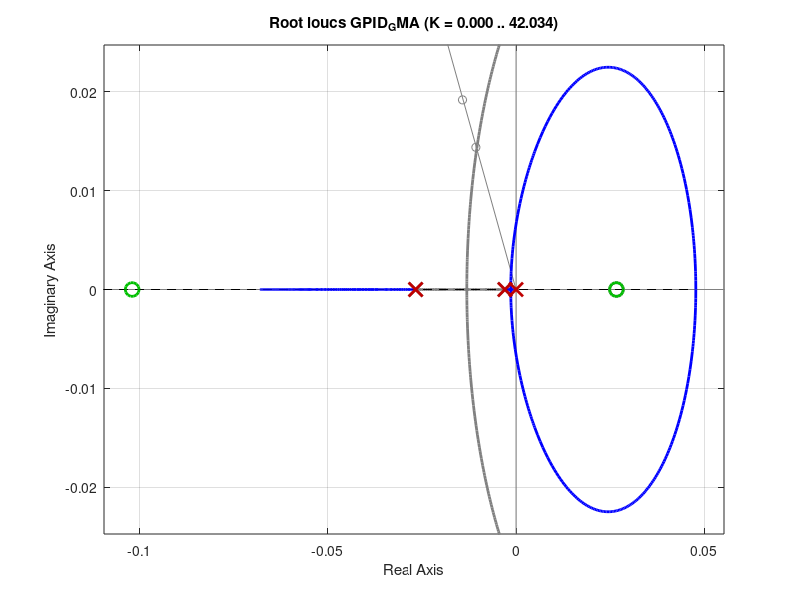
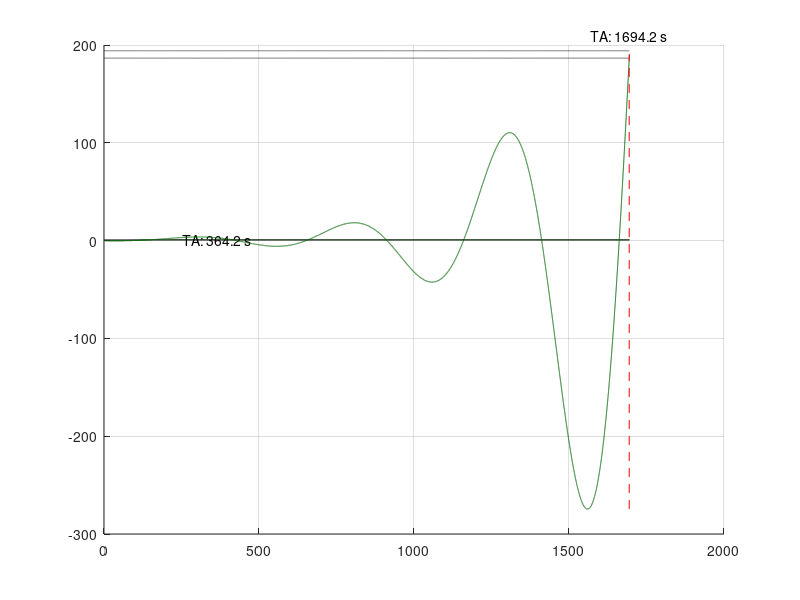
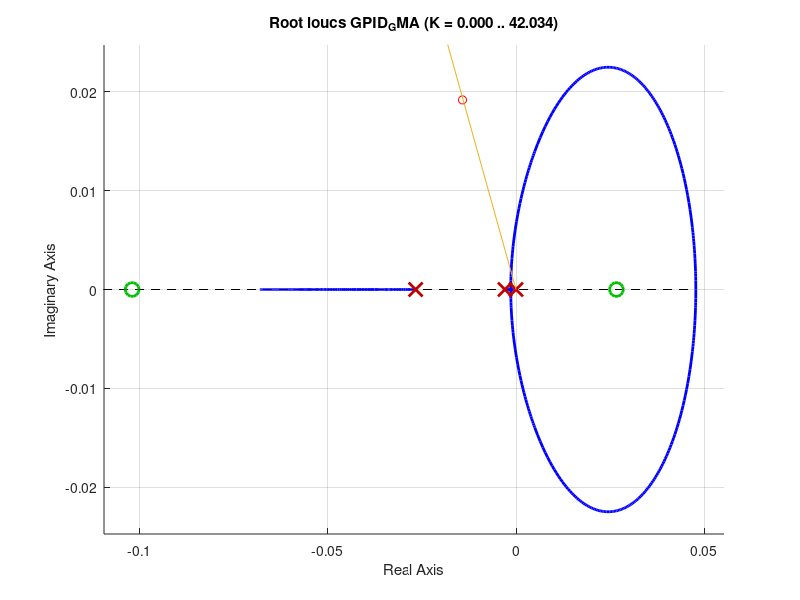

The MATLAB script that drew these images, in order:

%Antônio Víctor Gonçalves Dias -- Controlador PID


clc;
clear;
pkg load control;

t = 0:0.1:339*5;
mp = 0.1;
num = 0.4603;
den = [339 1];
[numpd denpd] = padecoef(75,1);
Gpade = tf(numpd, denpd);
GMA = tf(num, den);
GMA = Gpade*GMA;

figure 1;  clf;%=======================
rlocus(GMA);
legend off;
hold on;
imaginaryAxis = linspace(-20, 20);
realAxis = zeros(size(imaginaryAxis));
plot(imaginaryAxis, realAxis, 'k');
plot(realAxis, imaginaryAxis, 'k');

%calculando o fator de amortecimento
df = (-log(mp)) / sqrt((pi^2) + (log(mp))^2);
phaseAngle = 180 - acosd(df);

%plotando o ângulo de fase
phaseAngleStraight = linspace(0,-30);
phaseAngleFunction = tand(phaseAngle)*phaseAngleStraight;
plot(phaseAngleStraight, phaseAngleFunction);

%[x, y] = ginput(1);
Px = -0.010668 + 0.014385i
plot(real(Px),imag(Px), 'ro');

%1)a)================================================================
%encontrando kp
k=-polyval(GMA.den{1},Px)/(polyval(GMA.num{1},Px));
k=abs(real(k));
GC_kp = feedback(k*GMA,1);

%Plotando o sinal compensado apenas com o kp
figure 2; clf;%================================
grid on;
hold on;
[PV, t] = step(GC_kp, t);
plot(t,PV,'color','#006400');

%1)b)================================================================
%Plotando o tempo de acomodação pro critério de 2%
hold on;
PV_final = PV(end);
vetorFixo = repmat(PV_final, 1, length(t));
plot(t,0.98*vetorFixo,'k--');
plot(t,1.02*vetorFixo,'k--');

yflip = flip(PV);
idxTa = find((yflip>=1.02*PV_final)|(yflip<=0.98*PV_final),1);
indice_acomodacao = length(PV)-idxTa;  % inverte o índice
t_acomodacao = t(indice_acomodacao);
text((t_acomodacao*0.9 + t_acomodacao*1.1) / 2, PV_final*1.1, sprintf('TA: %s s',num2str(t_acomodacao)), 'HorizontalAlignment', 'center');
line([t_acomodacao, t_acomodacao], [min(PV), max(PV)], 'Color', 'red', 'LineStyle', '--');

%2===================================================================
%Setando o novo Px para aumentar a velocidade da resposta transitória
figure 1
hold on;
Px2 = Px*(1+1/3);
plot(real(Px2),imag(Px2), 'ro');


%Encontrando o controlador PID
s = tf('s');
polos_GMA = eig(GMA);
zeros_GMA = zero(GMA);
%Colocando o zero próximo do polo
ang_zeros_GMA = arg(Px2-zeros_GMA)*180/pi;
ang_polos_GMA = arg(Px2-polos_GMA)*180/pi;
somaPolos = sum(ang_polos_GMA);
somaZeros = sum(ang_zeros_GMA);
ang_Z1 = somaPolos -somaZeros - 180;
coordx = real(Px2);coordx
coordy = imag(Px2);coordy = -coordy
Z1 = (coordx + coordy)/tan(ang_Z1);
Gpi = (s+Z1)/s;

GPID_GMA = Gpi*GMA;
figure 1
hold on;
hcrv = get(gca,'children');set(hcrv,'color',[0.5 0.5 0.5])
rlocus(GPID_GMA);
legend off;

figure 3; clf;
hold on;
rlocus(GPID_GMA);
plot(real(Px2),imag(Px2), 'ro');

%plotando o ângulo de fase
phaseAngleStraight = linspace(0,-30);
phaseAngleFunction = tand(phaseAngle)*phaseAngleStraight;
plot(phaseAngleStraight, phaseAngleFunction);
legend off;

%achando o novo K =
k2=-polyval(GPID_GMA.den{1},Px2)/(polyval(GPID_GMA.num{1},Px2));
k2=abs(real(k2));

GC_PID = feedback(k2*GPID_GMA,1);

%Plotando o sinal compensado com o PID
figure 2;%================================
grid on;
hold on;
[PV3, t] = step(GC_PID, t);
plot(t,PV3,'color','#006400');

%Plotando o tempo de acomodação pro critério de 2 na saída do PID%
hold on;
PV_final_PID = PV3(end);
vetorFixo2 = repmat(PV_final_PID, 1, length(t));
plot(t,0.98*vetorFixo2,'k--');
plot(t,1.02*vetorFixo2,'k--');

yflip = flip(PV3);
idxTa = find((yflip>=1.02*PV_final_PID)|(yflip<=0.98*PV_final_PID),1);
indice_acomodacao2 = length(PV3)-idxTa;  % inverte o índice
t_acomodacao2 = t(indice_acomodacao2);
text((t_acomodacao2*0.9 + t_acomodacao2*1.1) / 2, PV_final_PID*1.1, sprintf('TA: %s s',num2str(t_acomodacao2)), 'HorizontalAlignment', 'center');
line([t_acomodacao2, t_acomodacao2], [min(PV3), max(PV3)], 'Color', 'red', 'LineStyle', '--');

%4)==================================================================================================
%Pode-se concluir que, utilizando o método de análise do lugar das raíses
%é possível definir um compensador PID de forma satisfatória, seja lá quais
%forem as especificações de overshoot e acomodação.
%Em virtude disso, leva-se a acreditar que o PID desempenha um papel fundamental
%no controle de sistemas dinâmicos, oferecendo uma abordagem versátil e eficaz. Seu uso
% adequado e ajuste cuidadoso podem resultar em sistemas estáveis e com
% desempenho satisfatório em uma ampla variedade de aplicações.
